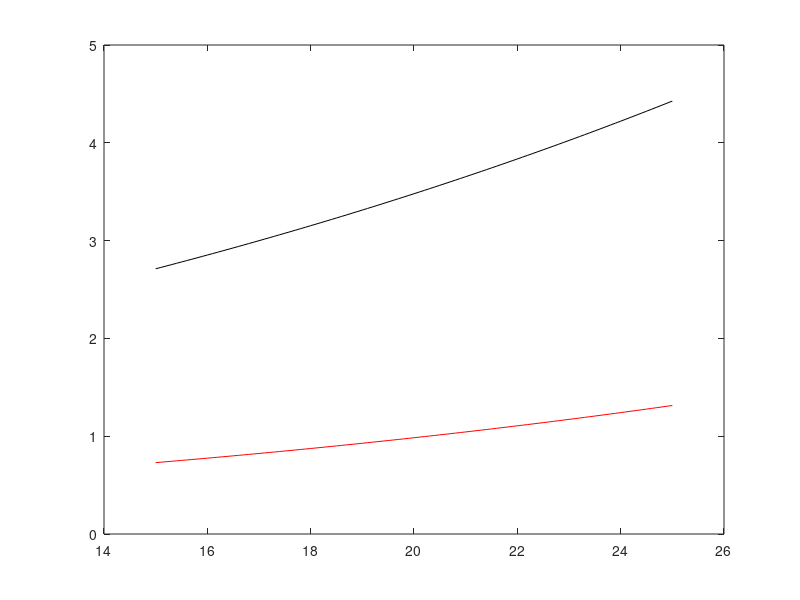
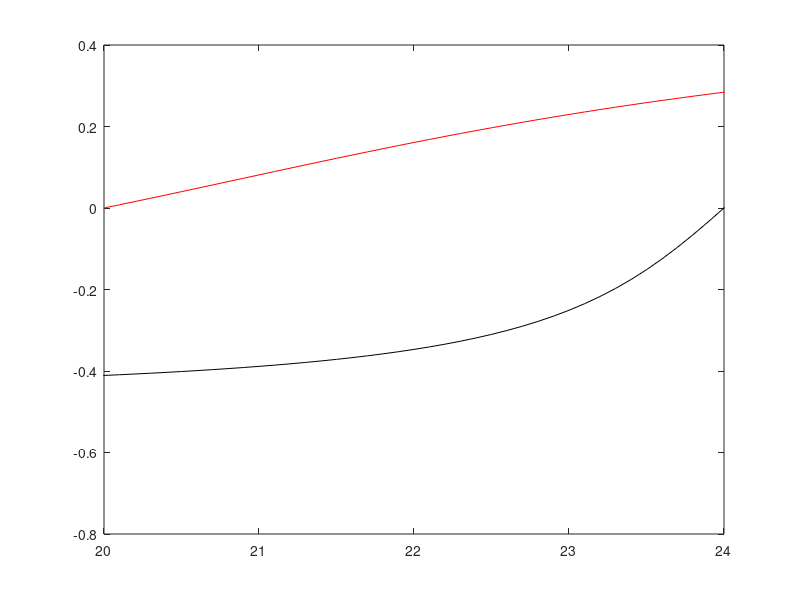

Reproduce these figures in MATLAB, in order.
clear all
Ea=[35000 42000]; % J/mol %an icrease of temperature leads to increase of dissolution and decrase of precipitation
A=[6.0e6 3e7]; % called the frequency factor:
Rg=8.314; %J/mol K  % This is relate to Activation energy Ea  
kv=273.15; %Kevin number
pix=4.0*atan(1.0);
Ceq=[24.0 20.0];

con= 15:0.1:25;
tempr=15:0.1:25;
% tempr=20;
% con= 21;

n=1;
 con_hat= (con - Ceq(n))./(Ceq(1) - Ceq(2));
k_C1= A(n).*exp(-Ea(n)./Rg./(tempr+kv));
m_alpha1 =(1/pix)*atan(k_C1.*con_hat);

n=2;
con_hat= (con - Ceq(n))./(Ceq(1) - Ceq(2));
k_C2= A(n).*exp(-Ea(n)./Rg./(tempr+kv));
m_alpha2 =(1/pix)*atan(k_C2.*con_hat);

figure
plot(tempr, k_C1, '-k')
hold on
plot(tempr, k_C2, '-r')


figure
plot(con, m_alpha1, '-k')
hold on
plot(con, m_alpha2, '-r')


xlim([20 24])

% figure
% t=-10:0.001:-1;
% E=exp(t);
% plot(t,E)
